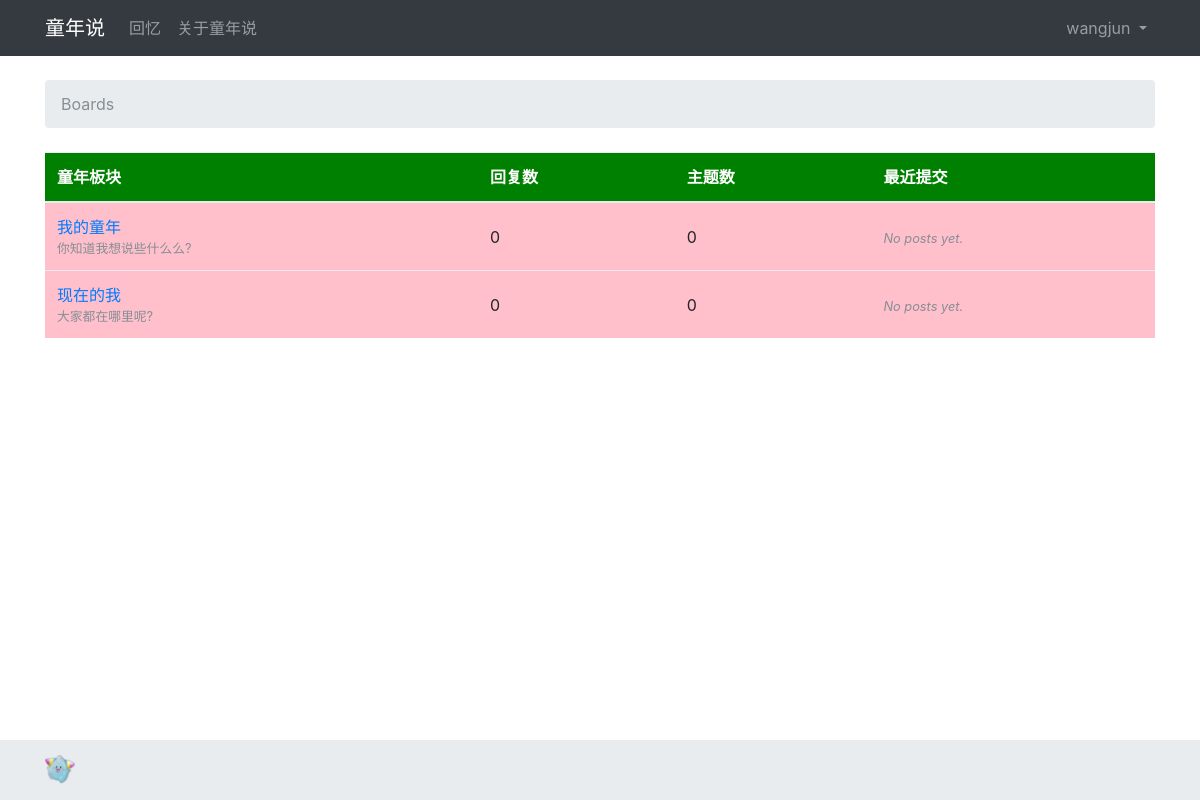
/ (signed in), run on the app's committed database.
### boards/models.py (models this page shows, shortened)
class Board(models.Model):
    name = models.CharField(max_length=30, unique=True)
    description = models.CharField(max_length=100)
    def get_posts_count(self):
        return Post.objects.filter(topic__board=self).count()
    def get_last_post(self):
        return Post.objects.filter(topic__board=self).order_by('-created_at').first()

### boards/views.py (the view)
# urls.py: url(r'^$', views.BoardListView.as_view(), name='home'),
class BoardListView(ListView):
    model = Board
    context_object_name = 'boards'
    template_name = 'home.html'

### templates/home.html
{% extends 'base.html' %}
{% load humanize %}
{% block breadcrumb %}
  <li class="breadcrumb-item active">Boards</li>
{% endblock %}
{% block content %}
  <table class="table">
    <thead class="thead-inverse">
			<tr>
        <th style="background-color:green">童年板块</th>
        <th style="background-color:green">回复数</th>
        <th style="background-color:green">主题数</th>
        <th style="background-color:green">最近提交</th>
      </tr>
    </thead>
    <tbody>
      {% for board in boards %}
        <tr>
          <td bgcolor="pink">
            <a href="{% url 'board_topics' board.pk %}">{{ board.name }}</a>
            <small class="text-muted d-block">{{ board.description }}</small>
          </td>
          <td bgcolor="pink" class="align-middle">
            {{ board.get_posts_count }}
          </td>
          <td bgcolor="pink" class="align-middle">
            {{ board.topics.count }}
          </td>
          <td bgcolor="pink" class="align-middle">
            {% with post=board.get_last_post %}
              {% if post %}
                <small>
                  <a href="{% url 'topic_posts' board.pk post.topic.pk %}">
                    By {{ post.created_by.username }} {{ post.created_at|naturaltime }}
                  </a>
                </small>
              {% else %}
                <small class="text-muted">
                  <em>No posts yet.</em>
                </small>
              {% endif %}
            {% endwith %}
          </td>
        </tr>
      {% endfor %}
    </tbody>
  </table>
{% endblock %}

### templates/base.html (shortened to what this page needs)
{% load static %}<!DOCTYPE html>
<html>
  <head>
    <link rel="stylesheet" href="{% static 'css/bootstrap.min.css' %}">
    <link rel="stylesheet" href="{% static 'css/app.css' %}">
  </head>
  <body>
    {% block body %}
      <div class="wrapper">
        <nav class="navbar navbar-expand-sm navbar-dark bg-dark">
          <div class="container">
            <a class="navbar-brand" href="{% url 'home' %}">童年说</a>
            <div class="collapse navbar-collapse" id="mainMenu">
              <ul class="navbar-nav">
                <li class="nav-item">
                  <a class="nav-link" href="{% url 'home' %}">回忆</a>
                </li>
                <li class="nav-item">
                  <a class="nav-link" href="https://www.baidu.com" target="_blank" rel="noopener">关于童年说</a>
                </li>
              </ul>
              {% if user.is_authenticated %}
                <ul class="navbar-nav ml-auto">
                  <li class="nav-item dropdown">
                    <a class="nav-link dropdown-toggle" href="#" id="userMenu" data-toggle="dropdown" aria-haspopup="true" aria-expanded="false">
                      {{ user.username }}
                    </a>
                  </li>
                </ul>
              {% else %}
                <form class="form-inline ml-auto">
                  <a href="{% url 'login' %}" class="btn btn-outline-secondary">登录</a>
                  <a href="{% url 'signup' %}" class="btn btn-primary ml-2">注册</a>
                </form>
              {% endif %}
            </div>
          </div>
        </nav>
        <div class="container">
          <ol class="breadcrumb my-4">
            {% block breadcrumb %}
            {% endblock %}
          </ol>
          {% block content %}
          {% endblock %}
        </div>
        <div class="push"></div>
      </div>
      <footer>
        <div class="container">
          <a href="http://sibt.co/2xhZa6M" rel="nofollow noopener" target="_blank">
            <img src="{% static 'img/tongnianshuo.png' %}" alt="Powered by TongNianShuo" style="height: 30px;">
          </a>
        </div>
      </footer>
    {% endblock body %}
  </body>
</html>

### myproject/static/css/app.css (style rules this page uses)
html, body { height: 100%; }
.navbar-brand { font-family: 'Peralta', cursive; }
.wrapper { position: relative; min-height: 100%; height: auto !important; height: 100%; margin: 0 auto -60px; }
.push { height: 60px; }
footer { height: 60px; padding: 15px 0; background-color: #e9ecef; position: relative; }

### data on the page
Board: name "我的童年", description "你知道我想说些什么么?", get_posts_count "0", topics.count "0"
Board: name "现在的我", description "大家都在哪里呢?", get_posts_count "0", topics.count "0"

### other printed values
{{ user.username }} "wangjun"
